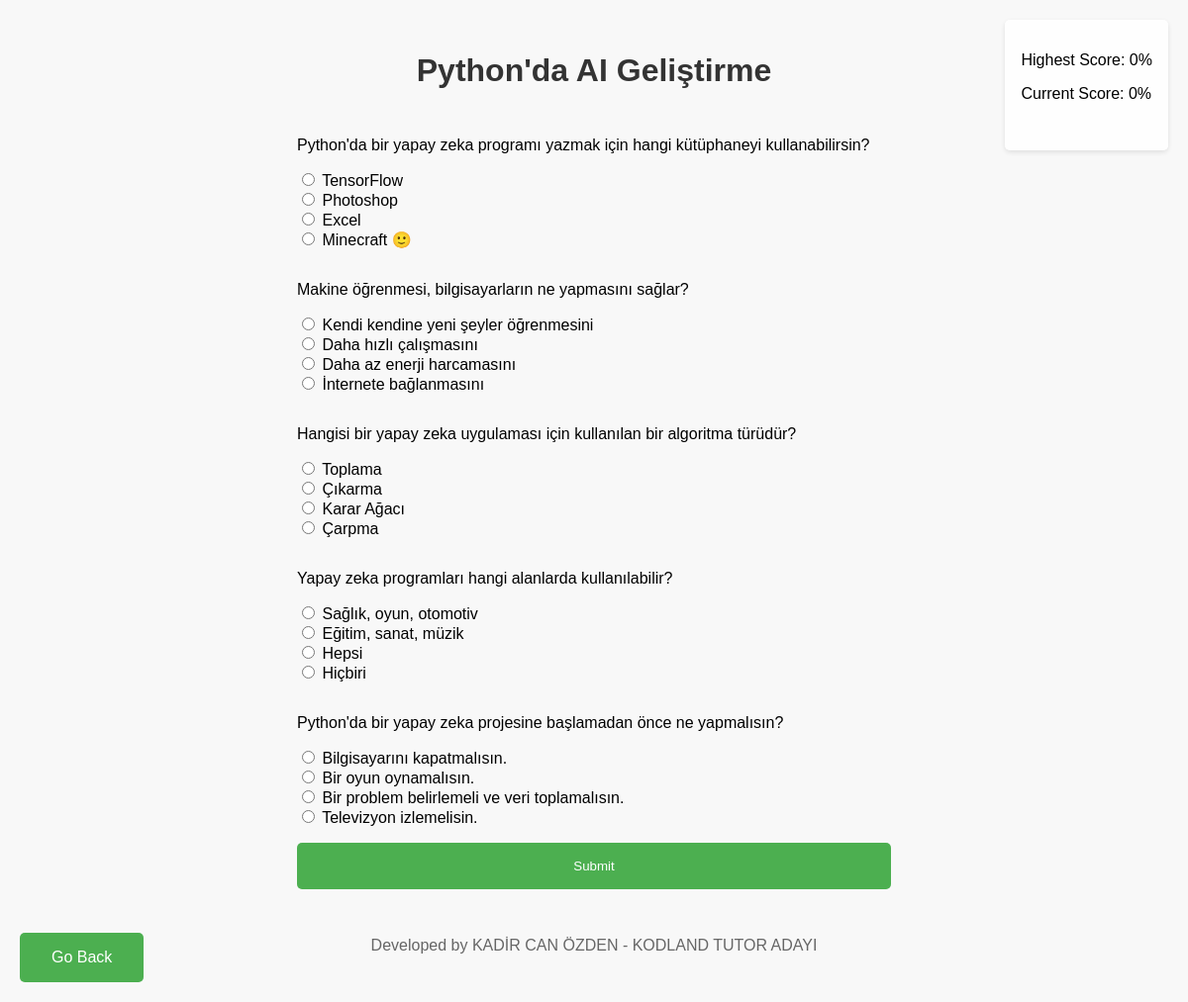
The app's page /quiz/1 with its own data.
### tables this page shows
CREATE TABLE konular (
        id INTEGER PRIMARY KEY AUTOINCREMENT,
        konu TEXT NOT NULL
    );

CREATE TABLE sorular (
        id INTEGER PRIMARY KEY AUTOINCREMENT,
        konu_id INTEGER NOT NULL,
        soru TEXT NOT NULL,
        cevap_a TEXT NOT NULL,
        cevap_b TEXT NOT NULL,
        cevap_c TEXT NOT NULL,
        cevap_d TEXT NOT NULL,
        dogru_cevap TEXT NOT NULL,
        FOREIGN KEY (konu_id) REFERENCES konular (id)
    );

### app.py (the view)
@app.route('/quiz/<int:topic_id>', methods=['GET'])
def quiz(topic_id):
    conn = get_db_connection()
    topic = conn.execute('SELECT konu FROM konular WHERE id = ?', (topic_id,)).fetchone()
    if topic:
        topic = topic['konu']
        questions = conn.execute('SELECT * FROM sorular WHERE konu_id = ?', (topic_id,)).fetchall()
    else:
        topic = "Konu bulunamadı"
        questions = []
    conn.close()
    highest_scores = session.get('highest_scores', {})
    print(highest_scores)
    highest_score = highest_scores.get(str(topic_id), 0)
    return render_template('quiz.html', questions=questions, topic=topic, topic_id=topic_id, highest_score=highest_score, current_score=0)

### app.py (called while the page is built)
def get_db_connection():
    conn = sqlite3.connect('veritabani.db')
    conn.row_factory = sqlite3.Row  # Satırları sözlük olarak döndürüyoruz
    return conn

@app.context_processor
def inject_developer_name():
    return dict(developer_name='KADİR CAN ÖZDEN - KODLAND TUTOR ADAYI')

### templates/quiz.html (shortened to what this page needs)
<!DOCTYPE html>
<html lang="en">
<head>
</head>
<body>
    <div class="scoreboard">
        <p>Highest Score: <span id="highest-score">{{ highest_score }}</span>%</p>
        <p>Current Score: <span id="current-score">{{ current_score }}</span>%</p>
    </div>
    <div class="back-button">
        <a href="/" class="button">Go Back</a>
    </div>
    <h1>{{ topic }}</h1>
    <form id="quiz-form">
        {% for question in questions %}
            <div>
                <p>{{ question['soru'] }}</p>
                <input type="radio" name="{{ question['id'] }}" value="a"> {{ question['cevap_a'] }}<br>
                <input type="radio" name="{{ question['id'] }}" value="b"> {{ question['cevap_b'] }}<br>
                <input type="radio" name="{{ question['id'] }}" value="c"> {{ question['cevap_c'] }}<br>
                <input type="radio" name="{{ question['id'] }}" value="d"> {{ question['cevap_d'] }}<br>
            </div>
        {% endfor %}
        <button type="submit">Submit</button>
    </form>
    <footer>
        <p>Developed by {{ developer_name }}</p>
    </footer>
</body>
</html>

### templates/quiz.html (style rules this page uses)
body { font-family: sans-serif; display: flex; flex-direction: column; align-items: center; padding: 2rem; min-height: 100vh; background-color: #f8f8f8; position: relative; margin: 0; }
body.loaded { opacity: 1; }
.scoreboard { position: fixed; top: 20px; right: 20px; background-color: rgba(255, 255, 255, 0.8); padding: 1rem; border-radius: 5px; box-shadow: 0px 2px 5px rgba(0, 0, 0, 0.1); z-index: 10; }
h1 { text-align: center; margin-bottom: 2rem; color: #333; }
#quiz-form { display: flex; flex-direction: column; width: 100%; max-width: 600px; }
#quiz-form div { margin-bottom: 1rem; }
.button, button[type="submit"] { background-color: #4caf50; color: white; padding: 1rem 2rem; border: none; border-radius: 5px; cursor: pointer; transition: background-color 0.3s ease; text-decoration: none; display: inline-block; text-align: center; }
.back-button { position: fixed; bottom: 20px; left: 20px; }
footer { margin-top: 2rem; text-align: center; color: #666; }

### records on screen
konular: konu "Python'da AI Geliştirme"
sorular: soru "Python'da bir yapay zeka programı yazmak için hangi kütüphaneyi kullanabilirsin?", cevap_a "TensorFlow", cevap_b "Photoshop", cevap_c "Excel", cevap_d "Minecraft 🙂"
sorular: soru "Makine öğrenmesi, bilgisayarların ne yapmasını sağlar?", cevap_a "Kendi kendine yeni şeyler öğrenmesini", cevap_b "Daha hızlı çalışmasını", cevap_c "Daha az enerji harcamasını", cevap_d "İnternete bağlanmasını"
sorular: soru "Hangisi bir yapay zeka uygulaması için kullanılan bir algoritma türüdür?", cevap_a "Toplama", cevap_b "Çıkarma", cevap_c "Karar Ağacı", cevap_d "Çarpma"
sorular: soru "Yapay zeka programları hangi alanlarda kullanılabilir?", cevap_a "Sağlık, oyun, otomotiv", cevap_b "Eğitim, sanat, müzik", cevap_c "Hepsi", cevap_d "Hiçbiri"
sorular: soru "Python'da bir yapay zeka projesine başlamadan önce ne yapmalısın?", cevap_a "Bilgisayarını kapatmalısın.", cevap_b "Bir oyun oynamalısın.", cevap_c "Bir problem belirlemeli ve veri toplamalısın.", cevap_d "Televizyon izlemelisin."

### other values on screen
{{ highest_score }} "0"
{{ current_score }} "0"
{{ developer_name }} "KADİR CAN ÖZDEN - KODLAND TUTOR ADAYI"
